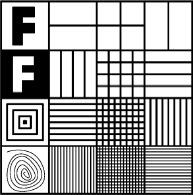
#> input picture class_exercises/ex10.png, 193 x 195 px
$ python ex10.py
#> lines starting #> are read from the running program, lines starting #| are printed output that depends on the picture
# Name: Ofir Cohen
# ID: 312255847
# Date: 5/1/2020

import cv2
import numpy as np
import matplotlib.pyplot as plt


def plot_images(imgs, rows, columns, explain):
	'''
	Plotting the Original image and the Edged image
	'''
	plt.figure(figsize=(20,20))
	for index in range(rows*columns):
		plt.subplot(rows, columns,index+1)
		plt.imshow(imgs[index], cmap='gray')
		if index == 0:
			plt.title('Original image')
		elif index == 1:
			plt.title('Mask')
		else:
			plt.title('FFT Output')
		plt.xticks([])
		plt.yticks([])
	plt.figtext(0.5, 0.1, explain, ha="center", fontsize=7, bbox={"facecolor":"orange", "alpha":0.5, "pad":5})
	plt.show()


def create_masks(img):
	masks = []
	height, width = img.shape

	mask1 = np.full(img.shape, 255, dtype=np.uint8)
	mask1[:, (height // 2) - 5:(height // 2) + 5] = 0
	masks.append(mask1)

	mask2 = np.full(img.shape, 255, dtype=np.uint8)
	mask2[(width // 2) - 5:(width // 2) + 5, :] = 0
	masks.append(mask2)

	mask3 = np.zeros(img.shape, dtype=np.uint8)
	mask3[:, (height // 2) - 5:(height // 2) + 5] = 255
	masks.append(mask3)

	mask4 = np.zeros(img.shape, dtype=np.uint8)
	mask4[(width // 2) - 5:(width // 2) + 5, :] = 255
	masks.append(mask4)

	mask5 = np.zeros(img.shape, dtype=np.uint8)
	mask5[(width // 2) - 5:(width // 2) + 5, (height // 2) - 5:(height // 2) + 5] = 255
	masks.append(mask5)

	mask6 = np.full(img.shape, 255, dtype=np.uint8)
	mask6[(width // 2) - 5:(width // 2) + 5, (height // 2) - 5:(height // 2) + 5] = 0
	masks.append(mask6)

	mask7 = np.full(img.shape, 255, dtype=np.uint8)
	mask7[:, (height // 2) - 5:(height // 2) + 5] = 0
	mask7[(width // 2) - 5:(width // 2) + 5, :] = 0
	masks.append(mask7)

	mask8 = np.zeros(img.shape, dtype=np.uint8)
	mask8[:, (height // 2) - 5:(height // 2) + 5] = 255
	mask8[(width // 2) - 5:(width // 2) + 5, :] = 255
	masks.append(mask8)

	return masks


def main():
	img = cv2.imread('ex10.png', 0)
#> img is the input picture: shape (195, 193); min 0, max 255, mean 167.2
	all_images = []
	imageps = []

	masks = create_masks(img)
#> masks = 8 items

	ftimage = np.fft.fft2(img) # transform image with fourier
	ftimage = np.fft.fftshift(ftimage)

	for mask in masks:
		ftimagep = ftimage * mask
		imagep = np.fft.ifft2(ftimagep)
		imageps.append(np.abs(imagep))
		all_images.append([img, mask])
#> this loop made 8 passes
#> after the loop, all_images = 8 items; imageps = 8 items

	for i in range(len(imageps)):
		all_images[i].append(imageps[i])

	explain = ['Removes the horizontal lines', 'Removes the vertical lines', 'Highlights the horizontal lines', 'Highlights the vertical lines'  , 'Removes the high frequencies', 'Removes the low frequencies', 'Shows only the connections between the horizontal and vertical lines', 'Removes the connections between the horizontal and vertical lines']
	for i in range(len(all_images)):
		plot_images(all_images[i], 1, 3, explain[i])
#> this loop made 8 passes
#> pass 1, in plot_images, `plt.show()`:
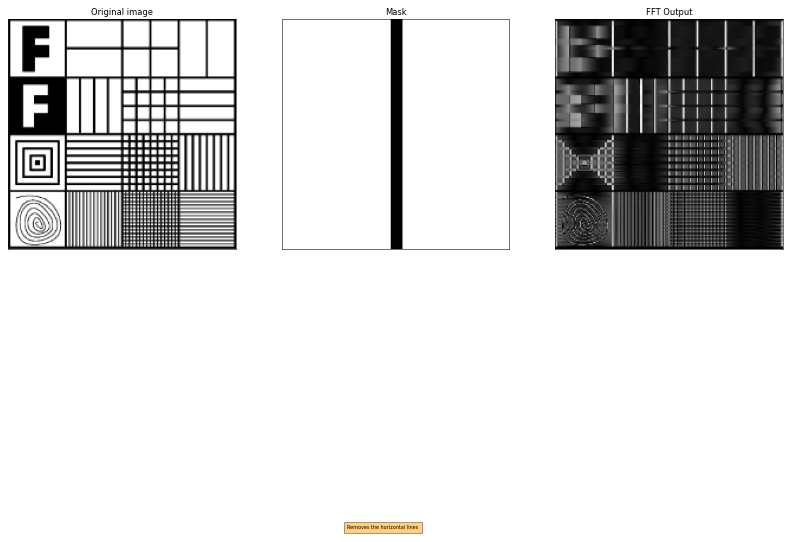
#> figure drawn by matplotlib, 3 panels
#> pass 2, in plot_images (call 2), `plt.show()`:
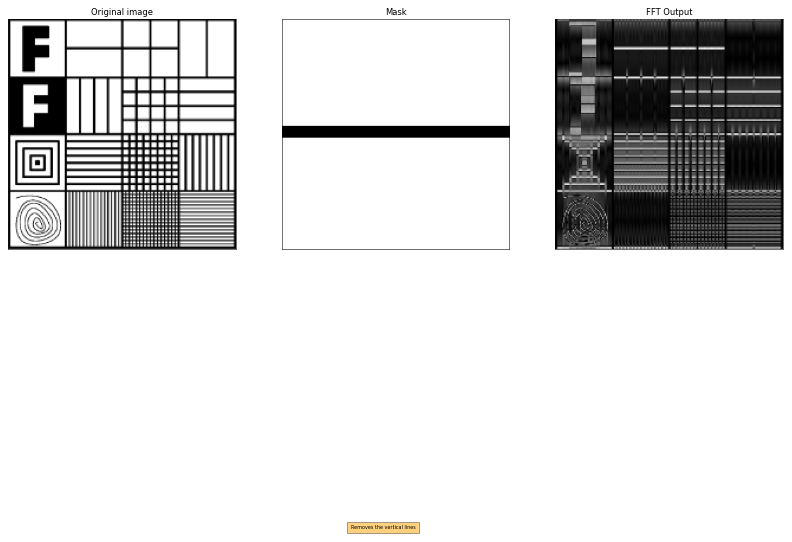
#> figure drawn by matplotlib, 3 panels


if __name__ == "__main__":
	main()

$ run again, with class_exercises/lines.png copied over class_exercises/ex10.png
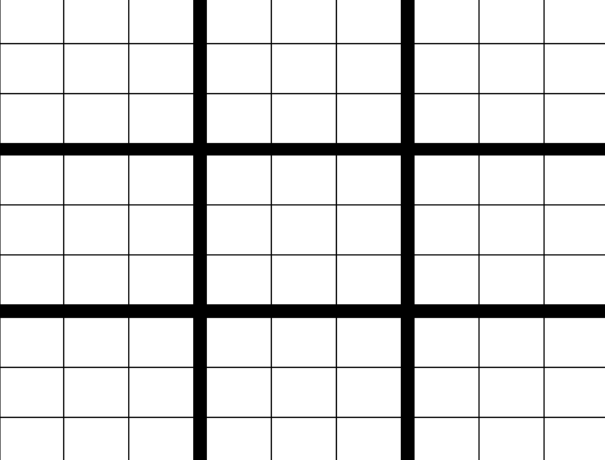
#> input picture class_exercises/lines.png, 605 x 460 px
#> in main, img is the input picture: shape (460, 605); min 0, max 255, mean 222.4
#> masks = 8 items
#> the loop in main, `for mask in masks:` made 8 passes
#> the loop in main, `for i in range(len(imageps)):` made 8 passes
#> the loop in main, `for i in range(len(all_images)):` made 8 passes
#> pass 1, in plot_images, `plt.show()`:
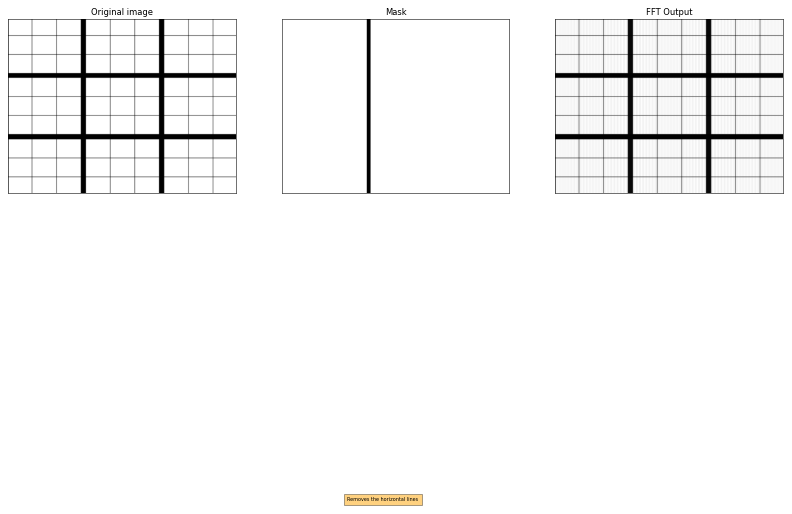
#> figure drawn by matplotlib, 3 panels
